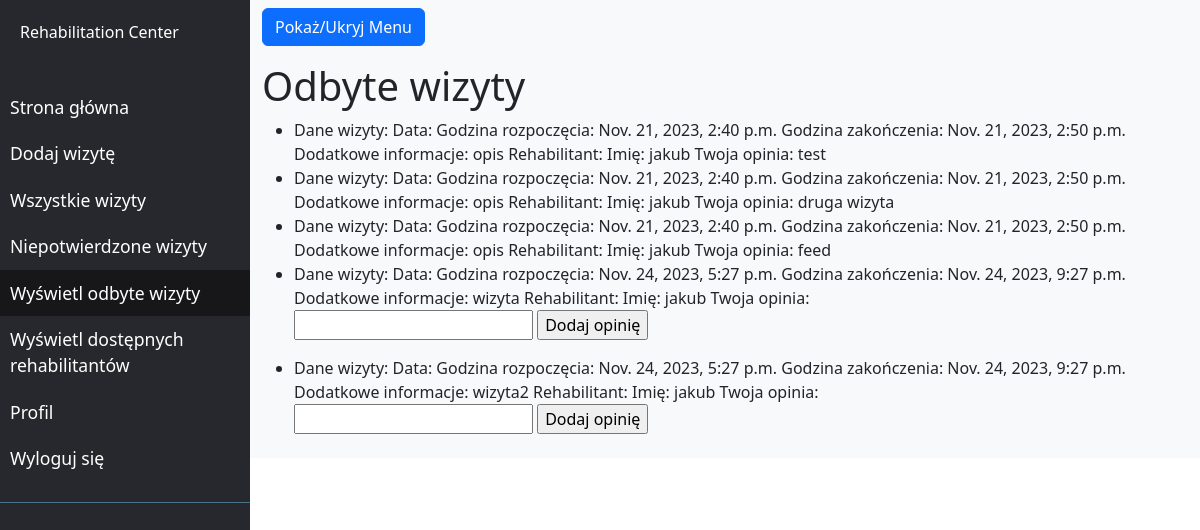
Before: /visit_history/ (signed in) with the older database file.
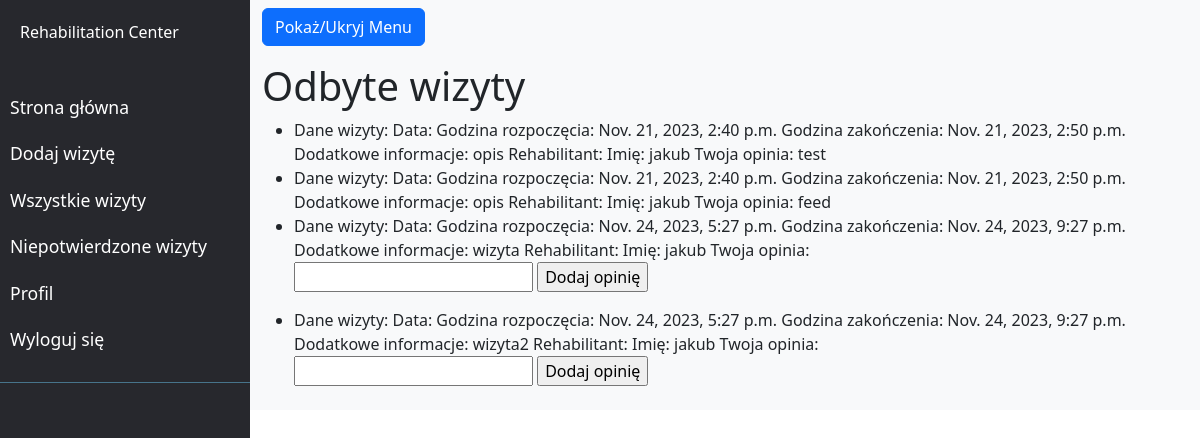
After: the same page with the newer database file.
### base_app/models.py (models this page shows, shortened)
class Visit(models.Model):
    start_date = models.DateTimeField()
    end_date = models.DateTimeField()
    description = models.TextField()
    patient = models.ForeignKey(Patient, on_delete=models.CASCADE, null=True, blank=True)
    accepted = models.BooleanField(default=False)
    rehabilitator = models.ForeignKey(Rehabilitator, on_delete=models.CASCADE)
    patient_feedback = models.TextField(blank=True, default='')

class Rehabilitator(models.Model):
    user = models.OneToOneField(User, on_delete=models.CASCADE)
    description = models.TextField(blank='', default='')

### base_app/views.py (the view)
# urls.py: path('visit_history/', views.show_visits_history, name='visits_history'),
@login_required
def show_visits_history(request):
    current_date = datetime.now().date()
    context = {
        'visits': Visit.objects.filter(start_date__lt=current_date),
        'page': 'show_visits_history'
    }
    return render(request, 'base_app/visits_history.html', context)

### base_app/templates/base_app/visits_history.html (shortened to what this page needs)
{% extends 'base_app/new_base_template.html' %}
{% block content %}
    <h1>Odbyte wizyty</h1>
    <ul>
        {% for visit in visits %}
            <li>
                Dane wizyty:
                Data: {{ visit.date }}
                Godzina rozpoczęcia: {{ visit.start_date }}
                Godzina zakończenia: {{ visit.end_date }}
                Dodatkowe informacje: {{ visit.description }}
                Rehabilitant:
                Imię: {{ visit.rehabilitator.user}}
                Twoja opinia: {{ visit.patient_feedback }}
                {% if not visit.patient_feedback %}
                    <form method="post" action="{% url 'add_feedback' visit.id %}">
                        <input type="text" name="feedback">
                    <input type="submit" value="Dodaj opinię">
                </form>
                {% endif %}
            </li>
        {% endfor %}
    </ul>
{% endblock content %}

Changed rows visible on the page:
removed Visit: start_date "Nov. 21, 2023, 2:40 p.m.", end_date "Nov. 21, 2023, 2:50 p.m.", description "opis", rehabilitator.user "jakub", patient_feedback "druga wizyta"
Other visible differences:
text no longer shown: "Wyświetl odbyte wizyty Wyświetl dostępnych rehabilitantów"
